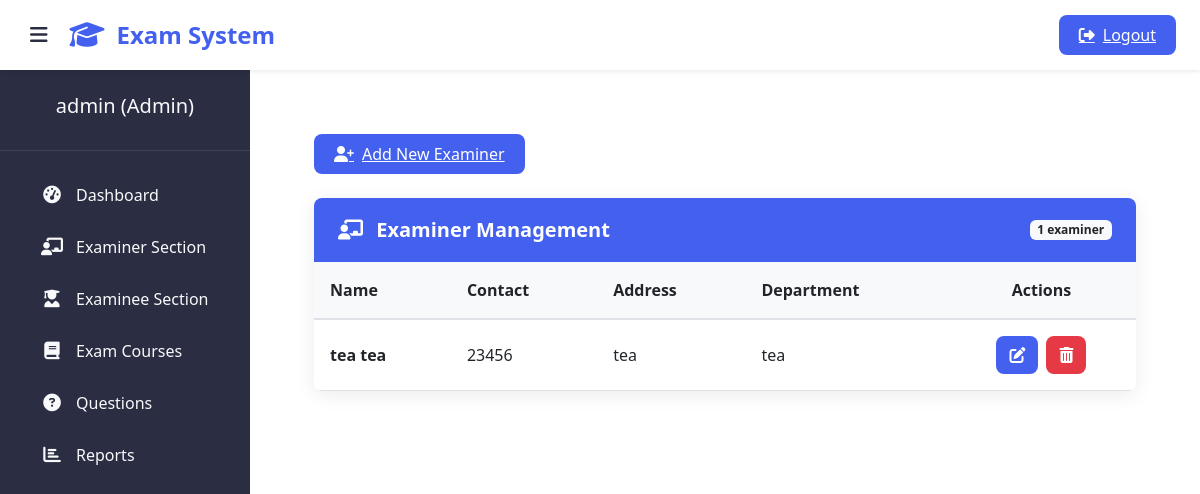
The app's page /admin-view-teacher (signed in), older data.
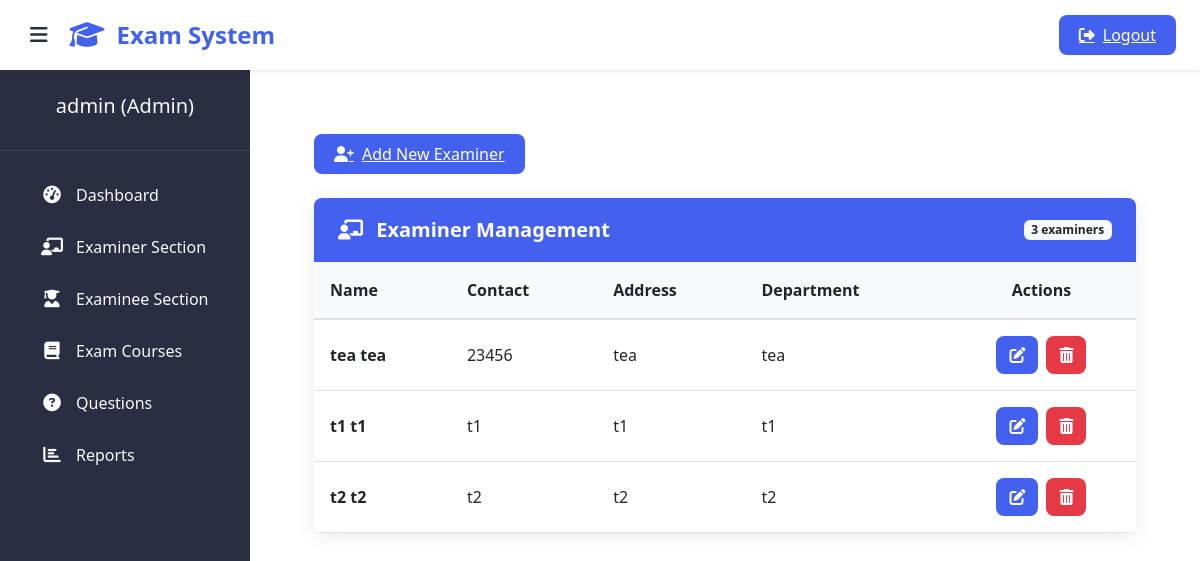
The same page, newer data.
### teacher/models.py (models this page shows, shortened)
class Teacher(models.Model):
    user=models.OneToOneField(User,on_delete=models.CASCADE)
    address = models.CharField(max_length=40)
    mobile = models.CharField(max_length=20,null=False)
    status= models.BooleanField(default=False)
    salary=models.PositiveIntegerField(null=True)
    department = models.CharField(max_length=100)
    @property
    def get_name(self):
        return self.user.first_name+" "+self.user.last_name

### exam/views.py (the view)
# urls.py: path('admin-view-teacher', views.admin_view_teacher_view,name='admin-view-teacher'),
@login_required(login_url='adminlogin')
def admin_view_teacher_view(request):
    teachers= TMODEL.Teacher.objects.all().filter(status=True)
    return render(request,'exam/admin_view_teacher.html',{'teachers':teachers})

### templates/exam/admin_view_teacher.html (shortened to what this page needs)
{% extends 'exam/adminbase.html' %}
{% block content %}
{% load static %}
<head>
  <link href="https://cdn.jsdelivr.net/npm/bootstrap@5.3.0/dist/css/bootstrap.min.css" rel="stylesheet">
  <link rel="stylesheet" href="https://cdnjs.cloudflare.com/ajax/libs/font-awesome/6.4.0/css/all.min.css">
</head>
<div class="dashboard-container">
  <a href="{% url 'teachersignup' %}" class="add-examiner-btn">
    <i class="fas fa-user-plus"></i> Add New Examiner
  </a>
  <div class="card">
    <div class="card-header d-flex justify-content-between align-items-center">
      <h5 class="card-title"><i class="fas fa-chalkboard-teacher me-2"></i> Examiner Management</h5>
      <span class="badge bg-light text-dark">{{ teachers.count }} examiner{{ teachers.count|pluralize }}</span>
    </div>
    <div class="table-responsive">
      <table class="table table-hover align-middle">
        <thead>
          <tr>
            <th>Name</th>
            <th>Contact</th>
            <th>Address</th>
            <th>Department</th>
            <th class="text-center">Actions</th>
          </tr>
        </thead>
        <tbody>
          {% if teachers %}
            {% for t in teachers %}
              <tr>
                <td class="fw-semibold">{{ t.get_name }}</td>
                <td>{{ t.mobile }}</td>
                <td>{{ t.address|truncatechars:30 }}</td>
                <td>{{ t.department|truncatechars:30 }}</td>
                <td>
                  <div class="action-btns">
                    <a href="{% url 'update-teacher' t.id %}" class="btn btn-edit" title="Edit">
                      <i class="fas fa-edit"></i>
                    </a>
                    <a href="{% url 'delete-teacher' t.id %}" class="btn btn-delete" title="Delete">
                      <i class="fas fa-trash-alt"></i>
                    </a>
                  </div>
                </td>
              </tr>
            {% endfor %}
          {% endif %}
        </tbody>
      </table>
    </div>
  </div>
</div>
{% endblock content %}

Row changes from the older to the newer data that the page shows:
added Teacher: get_name "t1 t1", mobile "t1", address "t1", department "t1"
added Teacher: get_name "t2 t2", mobile "t2", address "t2", department "t2"
Text that changed along with them:
{{ teachers.count }}: "1" → "3"
